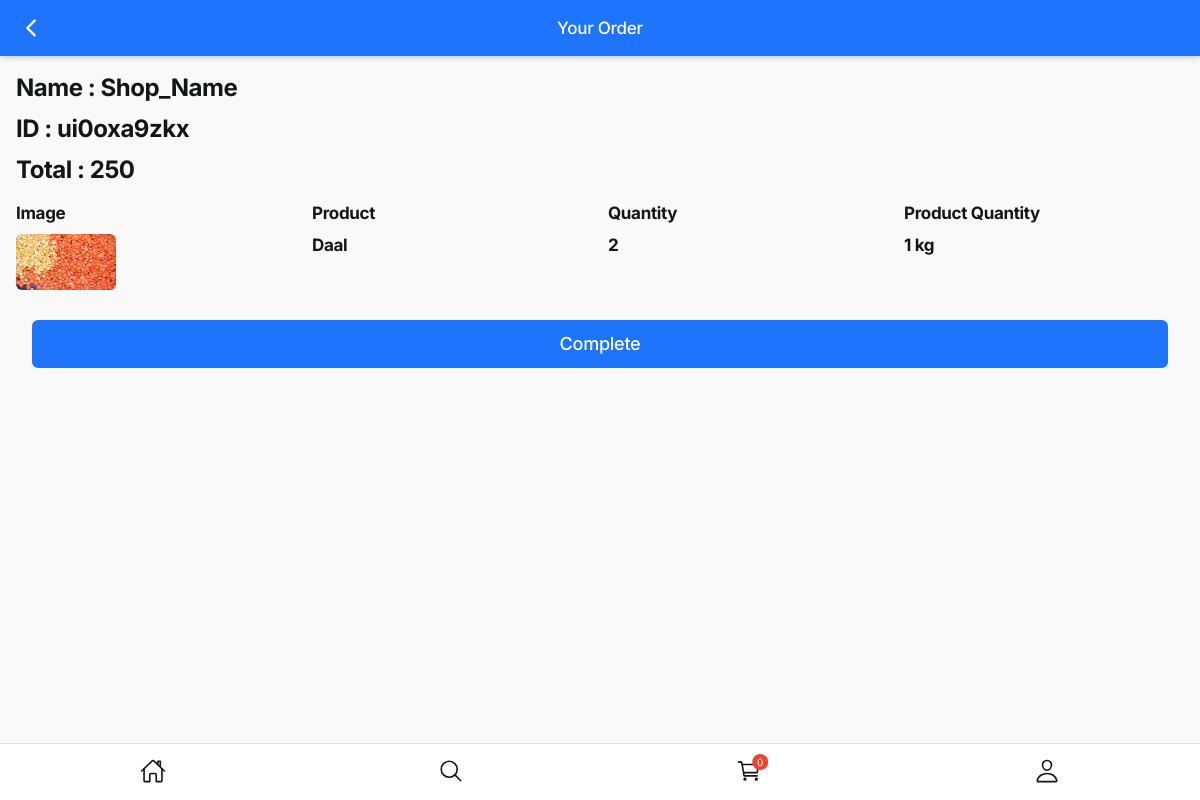
The page /burak/detailshop/1/ on the database its author committed.
### order/models.py (models this page shows, shortened)
class Order(models.Model):
    ordered_by = models.ForeignKey(Shop, on_delete=models.DO_NOTHING)
    delivery_loaction = models.CharField(max_length=255, blank=True, null=True)
    is_complete = models.BooleanField(default=False)
    order_id = models.CharField(max_length=20, null=True, blank=True)
    cart = models.ManyToManyField(CartProduct)
    total = models.PositiveIntegerField()
    timestamp = models.DateTimeField()

### shop/models.py (models this page shows)
class Shop(models.Model):
    vendor = models.OneToOneField(User, on_delete=models.CASCADE, primary_key=True)
    name = models.CharField(max_length=255, null=True, blank=True)
    location = models.CharField(max_length=255, null=True, blank=True)
    objects = ShopManager()
    def __str__(self):
        return self.name

### cart/models.py (models this page shows, shortened)
class CartProduct(models.Model):
    vendor = models.ForeignKey(WholeSeller, on_delete=models.DO_NOTHING, null=True, blank=True)
    vendor_location = models.CharField(max_length=255, default="Null")
    product    = models.ForeignKey(Product, on_delete=models.DO_NOTHING, null=True, blank=True)
    quantity = models.PositiveIntegerField(default=1)
    subtotal    = models.PositiveIntegerField(default=0)
    order_id   = models.CharField(max_length=20, null=True, blank=True)
    is_active = models.BooleanField(default=True)
    timestamp = models.DateTimeField(null=True, blank=True)

### products/models.py (models this page shows, shortened)
class Product(models.Model):
    vendor = models.ForeignKey(WholeSeller, on_delete=models.DO_NOTHING)
    vendor_name = models.CharField(max_length=255)
    title = models.CharField(max_length=255)
    amount = models.CharField(null=True, blank=True, max_length=255)
    price = models.PositiveIntegerField()
    image = models.ImageField(upload_to=upload_image_path, null=True, blank=True)
    thumbnail = ImageSpecField(
        source = 'image',
        processors=[ResizeToFill(160, 160)],
        format='jpeg',
        options={'quality': 70}
    )
    featured = models.BooleanField(default=False)
    active = models.BooleanField(default=True)
    timestamp = models.DateTimeField(auto_now_add=True)
    category = models.ForeignKey(Category, null=True, blank=True, on_delete=models.DO_NOTHING)
    objects = ProductManager()
    def __str__(self):
        return self.title

### driver/views.py (the view)
# urls.py: path('detailshop/<int:pk>/', order_detail_shop, name='detail'),
def order_detail_shop(request, pk):
    obj = Order.objects.get(pk=pk)
    cart_list = CartProduct.objects.filter(order_id=obj.order_id)
    context = {
        "obj_list": cart_list,
        "pk": pk,
        'ord':obj
    }
    return render(request, 'driverdetailshop.html', context)

### driver/templates/driverdetailshop.html (shortened to what this page needs)
{% extends 'base.html' %} {% load static %} {% block content %}
<body>
  <div class="appHeader bg-primary text-light">
    <div class="left">
      <a href="javascript:;" class="headerButton goBack">
        <ion-icon name="chevron-back-outline"></ion-icon>
      </a>
    </div>
    <div class="pageTitle">Your Order</div>
  </div>
  <div id="appCapsule">
    <div class="section mt-2">
      <h2>Name : {{ord.ordered_by}}</h2>
      <h2>ID : {{ord.order_id}}</h2>
      <h2>Total : {{ord.total}}</h2>
    </div>
    <div class="section mt-2">
      <div class="row">
        <div class="col-3">
          <div class="text">
            <h3 class="title">Image</h3>
          </div>
        </div>
        <div class="col-3 " >
          <div class="text">
            <h3 class="title">Product</h3>
          </div>              </div>
        <div class="col-3">
          <div class="text">
            <h3 class="title">Quantity</h3>
          </div>
        </div>
        <div class="col-3 " >
          <div class="text">
            <h3 class="title">Product Quantity</h3>
          </div>
        </div>
      </div>
      {% for obj in obj_list %}
            <div class="row">
              <div class="col-3">
                  {% if obj.product.thumbnail  %}
                    <img src="{{obj.product.thumbnail.url}}" alt="image" class="imaged w100">
                  {% endif %}
              </div>
              <div class="col-3 " >
                <div class="text">
                  <h3 class="title">{{obj.product}}</h3>
                </div>
              </div>
              <div class="col-3">
                <div class="text">
                  <h3 class="title">{{obj.quantity}}</h3>
                </div>
              </div>
              <div class="col-3 " >
                <div class="text">
                  <h3 class="title">{{obj.product.amount}}</h3>
                </div>
              </div>
            {% endfor %}
     </div>
    <div class="section " style="margin-top: 30px;">
      <a href="/burak/shop/{{pk}}/cmplt" class="btn btn-primary btn-block btn-lg">Complete</a>
    </div>
  </div>
  {% include 'bottom.html' %}
</body>
{% endblock %}

### rows shown on the page
Order: ordered_by "Shop_Name", order_id "ui0oxa9zkx", total "250"
CartProduct: product.thumbnail (picture), product "Daal", quantity "2", product.amount "1 kg"
